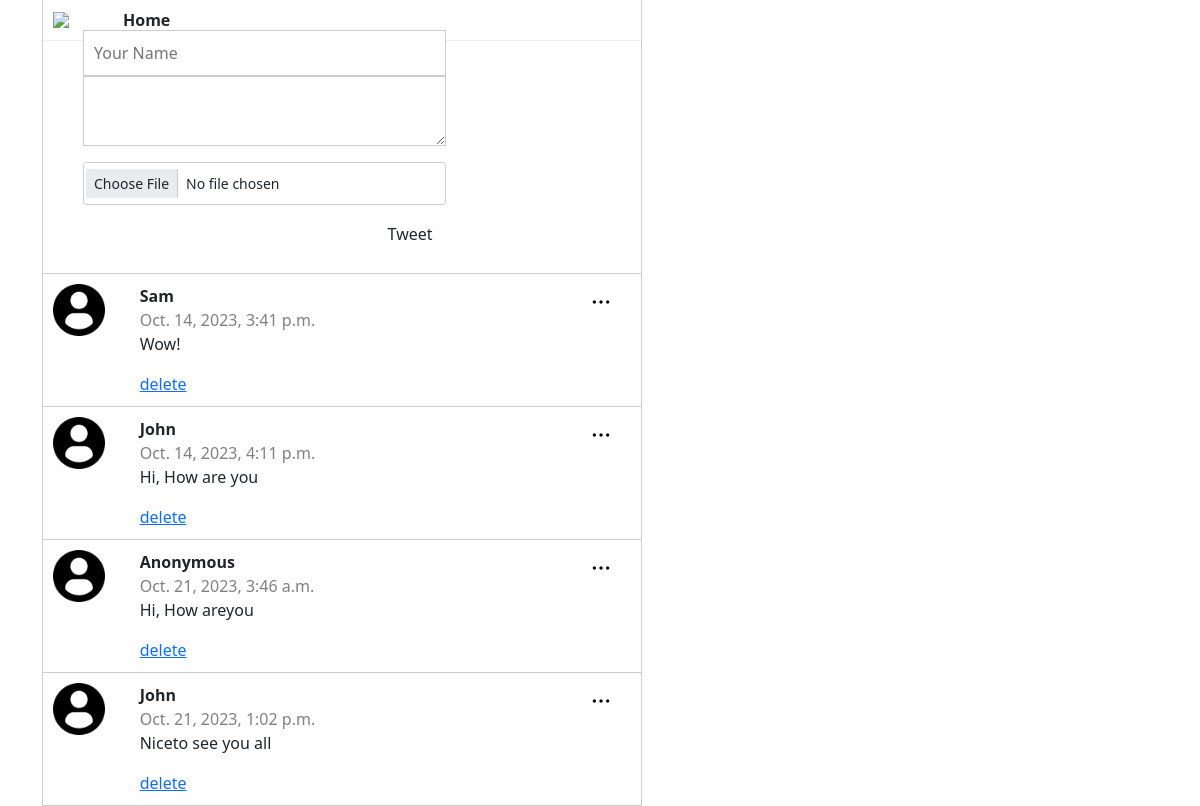
Before: / with the older database file.
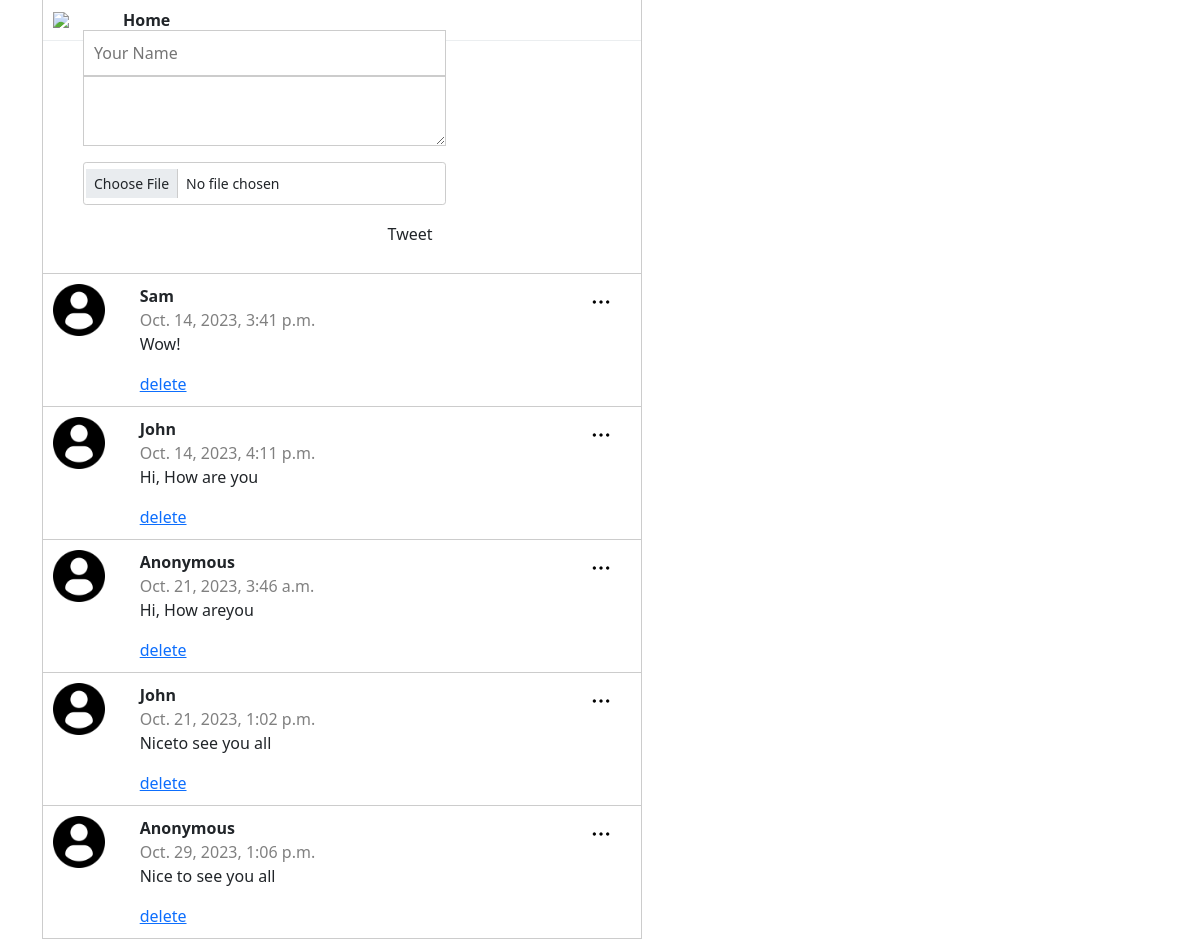
After: the same page with the newer database file.
### posts/models.py (models this page shows)
class Post(models.Model):
    class Meta(object):
        db_table = 'post'
    name = models.CharField(
        'Name', blank=False, null=False, max_length=14, db_index=True, default='Anonymous'
    )
    body = models.CharField(
        'body', blank=False, null=False, max_length=140, db_index=True
    )
    created_at = models.DateTimeField(
        'Created DateTime', blank=False, auto_now_add=True
    )

### posts/views.py (the view, shortened to what this page needs)
# urls.py: path('', views.index, name='index'),
def index (request):
    posts = Post.objects.all()[:20]
    return render(request, 'posts.html',
                  {'posts':posts})

### templates/posts.html (shortened to what this page needs)
{% extends "base.html" %}
{% block content %}
{% load static %}
<div class="home">
<section class="container">
    <div class="main">
        <div class="main-header">
             <img src="static/img/Twitter.png" class="logo" style="width: 50px;">
             <h1  style="
             font-size: medium;
         ">Home</h1>
        </div>
    </div>
<section class="content">
    <section class="post_form">
        <form action="/" method="POST">
            <input type="text" name="name" placeholder="Your Name" required />
            <textarea name="body" placeholder="What's Happening?" required> </textarea>
            <div class="mb-0">
                <input class="form-control form-control-sm" name="image" type="file">
            </div>
            <input class="btn" type="Submit"  value="Tweet">
        </form>
    </section>
    <section class="posts">
        <ul>
        {% for post in posts%}
        <li>
            <img class="menu js-menu" src="{% static 'img/option.png' %}" alt="">
            <div class="logo">
             <img src="{% static 'img/profile-user.png' %}" alt="">
            </div>
            <div class="name_body">
            <div class="name"> {{post.name}}</div>
             <div class="datetime">{{post.created_at}}</div>
             <p>{{post.body}}</p>
             <a href="/delete/{{post.id}}">delete</a>
            </div>
            </li>
        {% endfor %}
        </ul>
      </div>
{% endblock %}

### templates/base.html (shortened to what this page needs)
<!DOCTYPE html>
<html lang="en">
<head>
    {% load static %}
    <link rel="stylesheet" href="{% static 'css/style.css'%}">
    <link href="static/css/style.css" rel="stylesheet">
    <link href="https://cdn.jsdelivr.net/npm/bootstrap@5.0.0-beta1/dist/css/bootstrap.min.css" rel="stylesheet">
</head>
</head>
<body>
    {% block content %}{% endblock %}
</body>
</html>

### static/css/style.css (style rules this page uses)
html,body { height: 100%; font-family: sans-serif; }
.home { padding: 0; min-height: 100%; display: flex; justify-content: center; }
.container { padding: 0; min-height: 100%; display: flex; }
.content { max-width: 600px; height: 100%; margin: 0 auto; border-left: 1px solid #ccc; border-right: 1px solid #ccc; position: absolute; }
.main { width: 100%; max-width: 600px; border-left: 1px solid rgb(235, 238, 240); border-right: 1px solid rgb(235, 238, 240); }
.main { text-align: left; }
.main .main-header { display: flex; justify-content: left; align-items: center; }
.main .main-header img.logo { width: 10% }
.main .main-header .logo { width: 50px; margin-right: 20px; }
.main .main-header h1 { font-size: 5px; line-height: 20px; margin-bottom: 0; font-weight: bold; }
.main .main-header { padding: 10px; border-bottom: 1px solid rgb(235, 238, 240); }
.post_form { padding: 20px 40px; border-bottom: 1px solid #ccc; }
.post_form input { width: 70%; margin-top: 10px; padding: 10px; border: 1px solid #ccc; }
.post_form textarea { width: 70%; padding: 10px; border: 1px solid #ccc; }
.post_form .btn { background-color: white; display: inline-block; font-weight: 400; line-height: 1.5; color: #212529; text-align: right; text-decoration: none; vertical-align: middle; cursor: pointer; -webkit-user-select: none; -moz-user-select: none; user-select: none; border: 1px solid transparent; padding: .375rem .75rem; font-size: 1rem; border-radius: .25rem; }
.posts ul { padding: 0; }
.posts li { display: flex; border-bottom: 1px solid #ccc; padding: 10px; position: relative; }
.posts li .menu { width: 20px; position: absolute; top: 18px; right: 30px; }
.posts li .logo { flex-basis: 15%; }
.posts li .logo img { width: 60%; }
.posts li .name_body { flex-basis: 85%; }
.posts li .name_body .name { font-weight: bold; }
.posts li .name_body .datetime { color: grey; }

Changed rows visible on the page:
added Post: name "Anonymous", created_at "Oct. 29, 2023, 1:06 p.m.", body "Nice to see you all"
